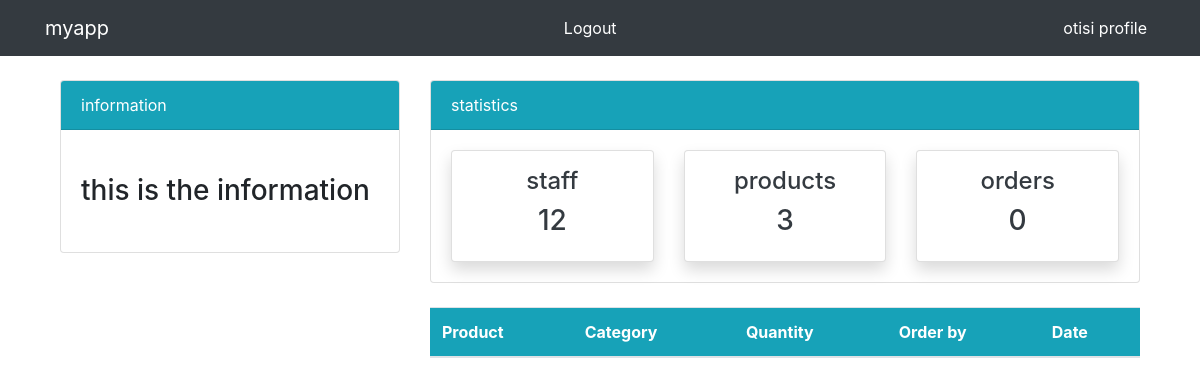
Before: /order/ (signed in) with the older database file.
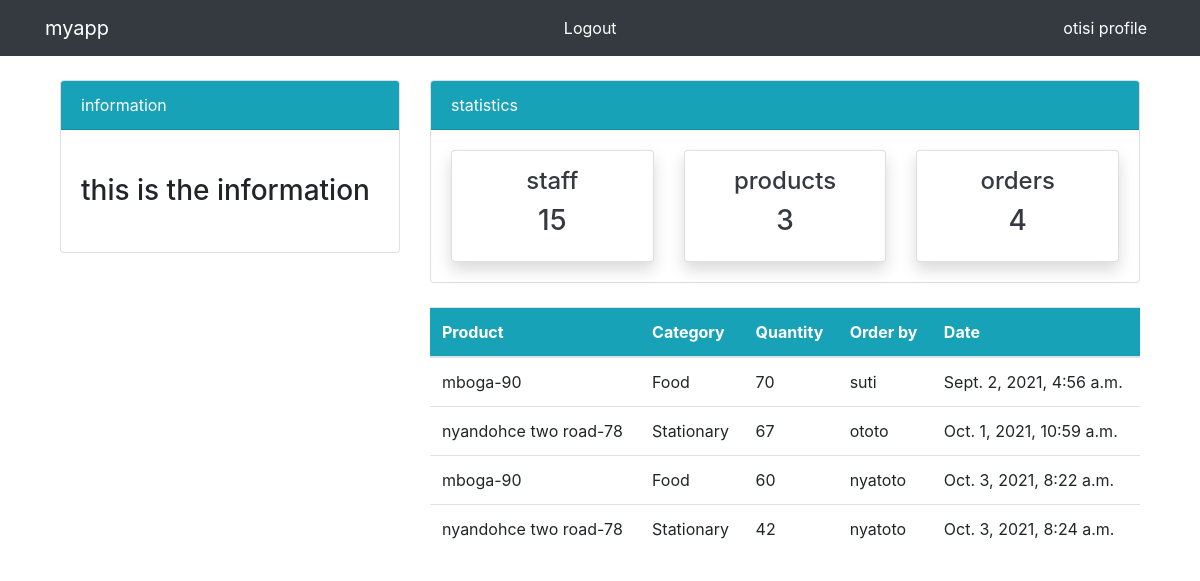
After: the same page with the newer database file.
### dashboard/models.py (models this page shows, shortened)
class Order(models.Model):
    product = models.ForeignKey(Product, on_delete=models.CASCADE, null=True)
    staff = models.ForeignKey(User, models.CASCADE, null=True)
    order_quantity = models.PositiveIntegerField(null=True)
    date = models.DateTimeField(auto_now_add=True)

class Product(models.Model):
    name = models.CharField(max_length=100, null=True)
    category = models.CharField(max_length=20, choices=CATEGORY, null=True)
    quantity = models.PositiveIntegerField(null=True)
    def __str__(self):
        return f'{self.name}-{self.quantity}'

### dashboard/views.py (the view)
# urls.py: path('order/', views.order, name='dashboard-order'),
@login_required(login_url='user-login')
def order(request):
    orders = Order.objects.all()
    orders_count = orders.count()
    product_count = Product.objects.all().count()
    workers_count = User.objects.all().count()
    context = {
        'orders': orders,
        'workers_count': workers_count,
        'orders_count': orders_count,
        'product_count': product_count,
    }
    return render(request, 'dashboard/order.html', context)

### dashboard/templates/dashboard/order.html (shortened to what this page needs)
{% extends 'dashboard/base.html' %}
{% block content %}
{% include 'dashboard/basee.html' %}
<div class="container">
    <div class="row my-4">
        <div class="col-md-4"></div>
        <div class="col-md-8">
            <table class="table bg-white">
                <thead class="bg-info">
                <tr class="text-white">
                    <th scope="col">Product</th>
                    <th scope="col">Category</th>
                    <th scope="col">Quantity</th>
                    <th scope="col">Order by</th>
                    <th scope="col">Date</th>
                </tr>
                </thead>
                <tbody>
                {% for order in orders %}
                <tr>
                    <td>{{order.product}}</td>
                    <td>{{order.product.category}}</td>
                    <td>{{order.order_quantity}}</td>
                    <td>{{order.staff.username}}</td>
                    <td>{{order.date}}</td>
                </tr>
              {% endfor %}
                </tbody>
            </table>
        </div>
    </div>
</div>
{% endblock %}

### dashboard/templates/dashboard/base.html (shortened to what this page needs)
<!doctype html>
<html lang="en">
  <head>
    <link rel="stylesheet" href="https://cdn.jsdelivr.net/npm/bootstrap@4.6.0/dist/css/bootstrap.min.css">
  </head>
  <body>
    {% include 'dashboard/nav.html' %}
    <div class="container">
        {% block content %}
        {% endblock %}
    </div>
  </body>
</html>

### dashboard/templates/dashboard/nav.html (shortened to what this page needs)
  <nav class="navbar navbar-expand-lg navbar-light bg-dark">
    {% if user.is_authenticated  %}
    <div class="container">
      <a class="navbar-brand text-white" href=""> myapp</a>
      <div class="collapse navbar-collapse" id="navbarSupported">
      <ul class="navbar-nav ml-auto">
        <li class="nav-item">
          <a class="nav-link text-white" href="{% url 'user-logout' %}">Logout</a>
        </li>
      </ul>
    </div>
      <div class="collapse navbar-collapse" id="navbarSupported">
      <ul class="navbar-nav ml-auto">
        <li class="nav-item">
          <a class="nav-link text-white" href="{% url 'use-profile' %}">{{ user.username }} profile
          <span class="sr-only">(current)</span></a>
      {% endif %}
    </div>
    </div>
  </nav>

### dashboard/templates/dashboard/basee.html (shortened to what this page needs)
<div class="container">
    <div class="row mt-4">
        <div class="col-md-4">
            <div class="card">
                <div class="card-header bg-info text-white">
                    information
                </div>
                <div class="card-body">
                    <marquee behavior="" direction="">
                        <h3 class="my-4">this is the information</h3>
                    </marquee>
                </div>
            </div>
        </div>
<div class="col-md-8">
    <div class="card">
        <div class="card-header bg-info text-white">
            statistics
        </div>
    <div class="card-body">
        <div class="row">
            <div class="col-md-4">
                <a class="text-decoration-none text-dark" href="">
                    <div class="card my-card shadow text-center p-3">
                        <h4>staff </h4>
                        <h3>{{ workers_count }}</h3>
                    </div>
                </a>
            </div>
            <div class="col-md-4">
                <a class="text-decoration-none text-dark" href="">
                    <div class="card my-card shadow text-center p-3">
                        <h4>products </h4>
                        <h3>{{ product_count }}</h3>
                    </div>
                </a>
            </div>
            <div class="col-md-4">
                <a class="text-decoration-none text-dark" href="">
                    <div class="card my-card shadow text-center p-3">
                        <h4>orders </h4>
                        <h3>{{ orders_count }}</h3>
                    </div>
                </a>
            </div>
        </div>
    </div>
    </div>
</div>
 </div>
</div>

Changed rows visible on the page:
added Order: product "mboga-90", product.category "Food", order_quantity "70", staff.username "suti", date "Sept. 2, 2021, 4:56 a.m."
added Order: product "nyandohce two road-78", product.category "Stationary", order_quantity "67", staff.username "ototo", date "Oct. 1, 2021, 10:59 a.m."
added Order: product "mboga-90", product.category "Food", order_quantity "60", staff.username "nyatoto", date "Oct. 3, 2021, 8:22 a.m."
added Order: product "nyandohce two road-78", product.category "Stationary", order_quantity "42", staff.username "nyatoto", date "Oct. 3, 2021, 8:24 a.m."
Other visible differences:
{{ workers_count }}: "12" → "15"
{{ orders_count }}: "0" → "4"
